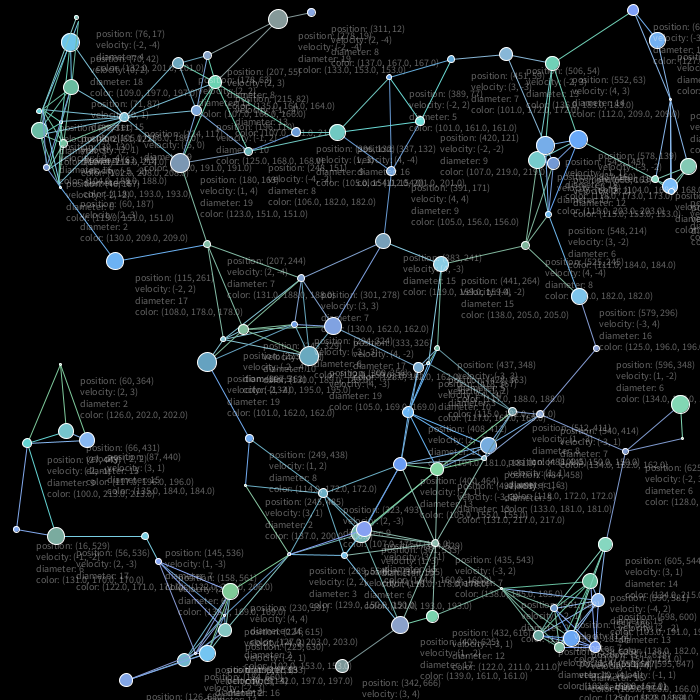
Frame 1 (no input)
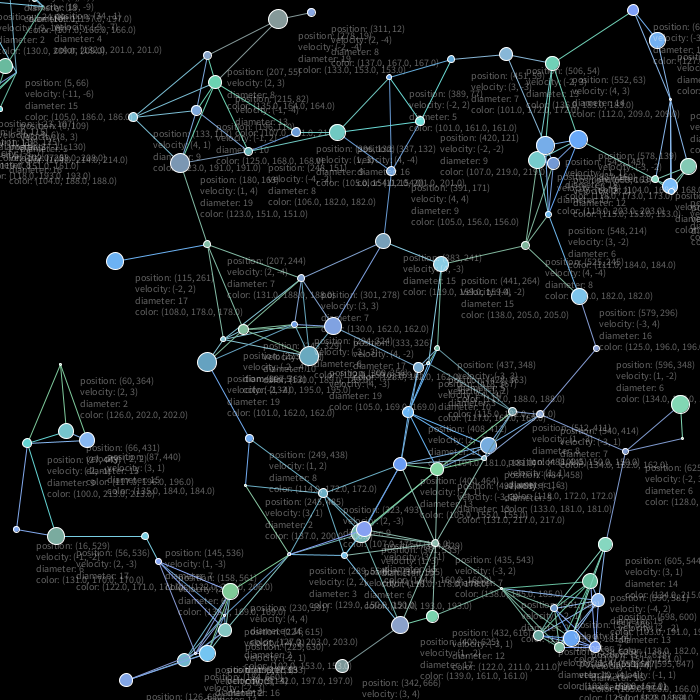
Frame 60 (the mouse pressed at the canvas centre just before this capture)
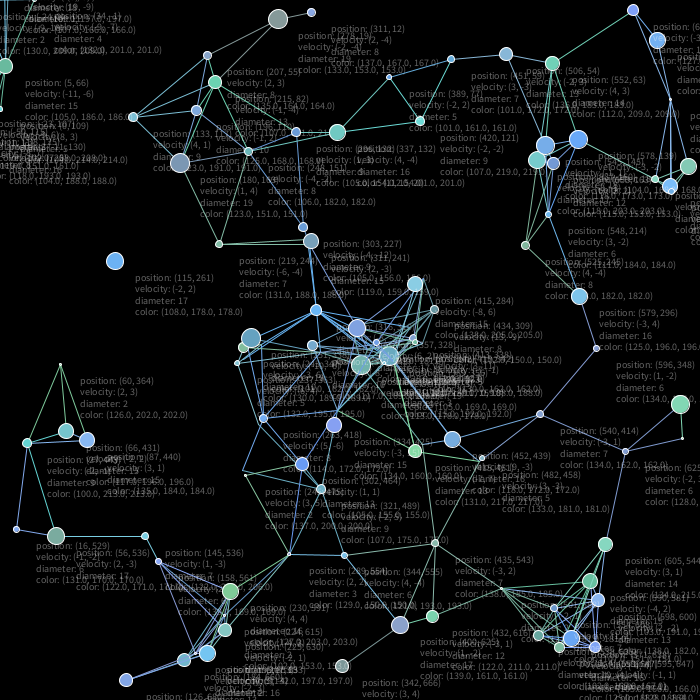
Frame 120 (the mouse held since frame 60 and released just before this capture)

The Processing sketch that drew these frames (run headless with seeded random() and noise(); from frame 60 on, the mouse is pressed at the canvas centre):

// Processing sketch: animationMouseAttractionForce
// ── animationMouseAttractionForce.pde
int n = 100;
int[] x = new int[n];
int[] y = new int[n];
int[] d = new int[n];
int[] vx = new int[n];
int[] vy = new int[n];
color[] c = new color[n];

void setup() {
    size(700, 700);
    for (int i = 0; i < x.length; i++) {
        d[i] = (int)random(2, 20);
        x[i] = (int)random(d[i] / 2, width - d[i] / 2);
        y[i] = (int)random(d[i] / 2, height - d[i] / 2);
        while (vx[i] == 0)
            vx[i] = (int)random(-5, 5);
        while (vy[i] == 0)
            vy[i] = (int)random(-5, 5);
        c[i] = color(random(100, 140), random(150, 220), random(150, 250));
    }
    textSize(10);
}

void draw() {
    background(0);
    for (int i = 0; i < x.length; i++) {
        mouseAttractionForce(i);
        connect(i);
        fill(c[i]);
        stroke(255);
        ellipse(x[i], y[i], d[i], d[i]);
        info(i);
    }
}

void info(int i) {
    String s;
    s = "position: (" + x[i] + ", " + y[i] + ")";
    s += '\n' + "velocity: (" + vx[i] + ", " + vy[i] + ")";
    s += '\n' + "diameter: " + d[i];
    s += '\n' + "color: (" + red(c[i]) + ", " + green(c[i]) + ", " + green(c[i]) + ")";
    fill(255, 100);
    text(s, x[i] + 20, y[i] + 20);
}

void connect(int i) {
    stroke(c[i]);
    for (int j = 0; j < n; j++) {
        if (i != j && i < j) {
            if (dist(x[i], y[i], x[j], y[j]) <= 100)
                line(x[i], y[i], x[j], y[j]);
        }
    }
}

void mouseAttractionForce(int i) {
    if (dist(mouseX, mouseY, x[i], y[i]) <= 200) {
        vx[i] += (mouseX - x[i]) >= 0 ? 1 : -1;
        vy[i] += (mouseY - y[i]) >= 0 ? 1 : -1;
        x[i] += vx[i];
        y[i] += vy[i];
    }
}
